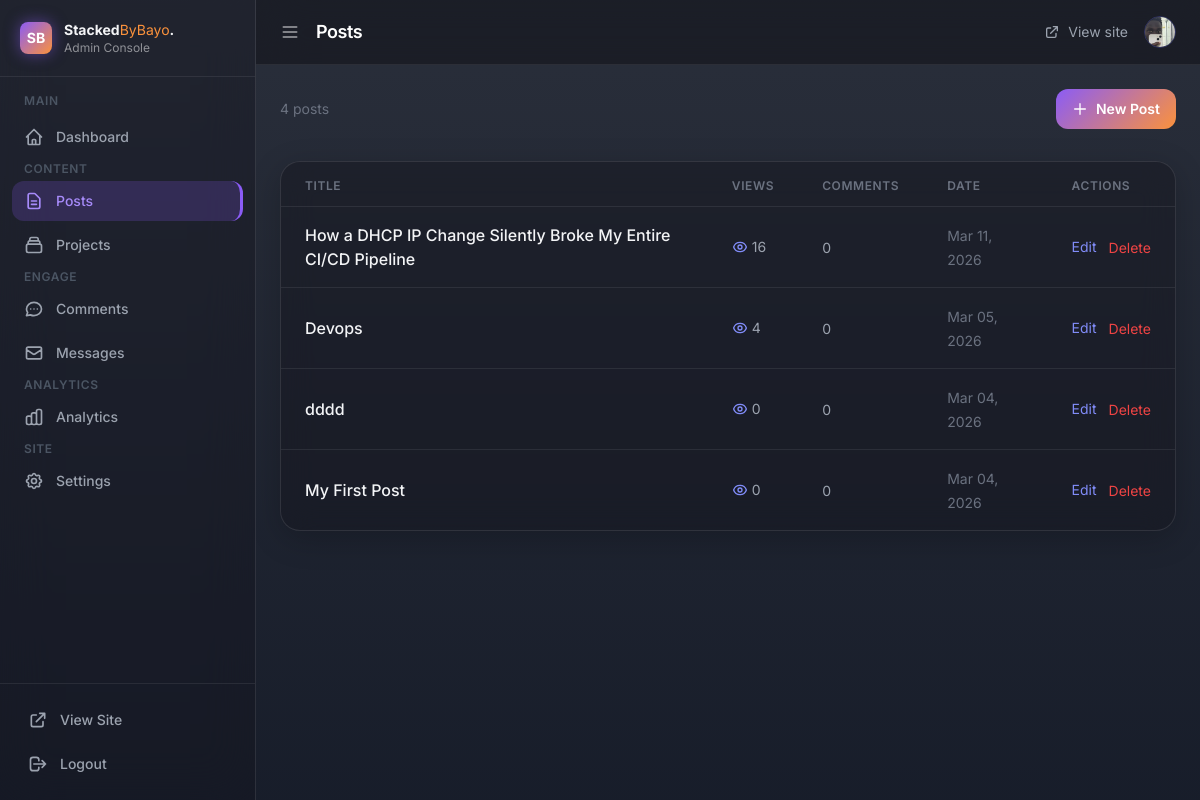
The app's page /admin/posts (signed in), older data.
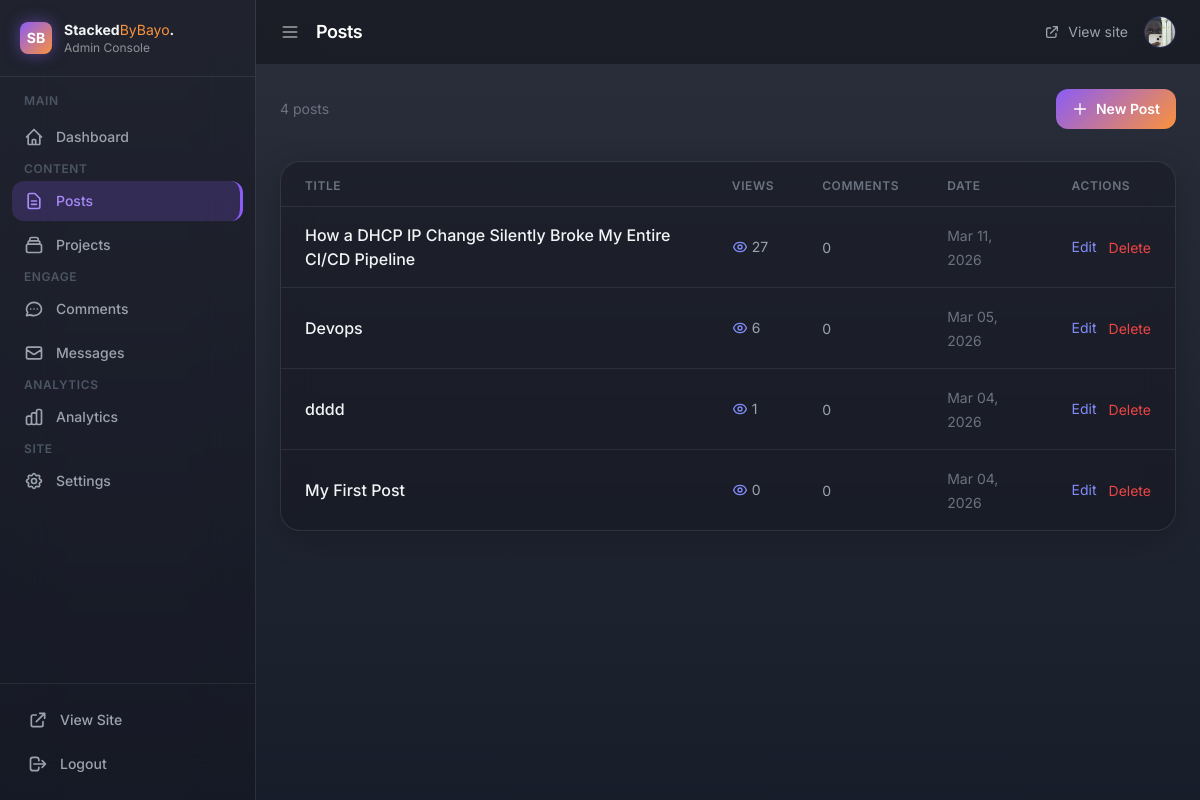
The same page, newer data.
### app/models.py (models this page shows)
class Post(db.Model):
    id = db.Column(db.Integer, primary_key=True)
    title = db.Column(db.String(200), nullable=False)
    body = db.Column(db.Text, nullable=False)
    created_at = db.Column(db.DateTime, default=datetime.utcnow)
    views = db.Column(db.Integer, default=0)
    comments = db.relationship('Comment', backref='post', lazy=True)

### app/__init__.py (the view)
    @app.route("/admin/posts")
    def admin_posts():
        if not session.get("admin"):
            return redirect(url_for("admin_login"))
        posts = Post.query.order_by(Post.created_at.desc()).all()
        return render_template("admin_posts.html", posts=posts, **admin_context())

### app/templates/admin_posts.html (shortened to what this page needs)
{% extends "admin_base.html" %}
{% block page_title %}Posts{% endblock %}
{% block content %}
<div class="flex justify-between items-center mb-8">
    <p class="text-gray-500 text-sm">{{ posts|length }} post{{ 's' if posts|length != 1 }}</p>
    <a href="/admin/post/new"
        class="gradient-bg text-white font-semibold px-4 py-2.5 rounded-xl hover:opacity-90 transition text-sm flex items-center gap-2">
        <svg class="w-4 h-4" fill="none" viewBox="0 0 24 24" stroke="currentColor">
            <path stroke-linecap="round" stroke-linejoin="round" stroke-width="2" d="M12 4v16m8-8H4"/>
        </svg>
        New Post
    </a>
</div>
{% if posts %}
<div class="glass-panel overflow-hidden">
    <table class="w-full">
        <thead>
            <tr class="border-b border-[rgba(255,255,255,0.08)] px-6">
                <th class="text-left text-xs font-semibold text-gray-500 uppercase tracking-wider pb-3 pt-4 px-6">Title</th>
                <th class="text-left text-xs font-semibold text-gray-500 uppercase tracking-wider pb-3 pt-4 px-6">Views</th>
                <th class="text-left text-xs font-semibold text-gray-500 uppercase tracking-wider pb-3 pt-4 px-6">Comments</th>
                <th class="text-left text-xs font-semibold text-gray-500 uppercase tracking-wider pb-3 pt-4 px-6">Date</th>
                <th class="text-left text-xs font-semibold text-gray-500 uppercase tracking-wider pb-3 pt-4 px-6">Actions</th>
            </tr>
        </thead>
        <tbody class="divide-y divide-[rgba(255,255,255,0.08)]">
            {% for post in posts %}
            <tr class="hover:bg-white/[0.03] transition">
                <td class="py-4 px-6">
                    <a href="/blog/{{ post.id }}" target="_blank"
                        class="font-medium hover:text-indigo-400 transition">
                        {{ post.title }}
                    </a>
                </td>
                <td class="py-4 px-6">
                    <span class="flex items-center gap-1 text-gray-400 text-sm">
                        {{ post.views or 0 }}
                    </span>
                </td>
                <td class="py-4 px-6">
                    <span class="text-gray-400 text-sm">{{ post.comments|length }}</span>
                </td>
                <td class="py-4 px-6">
                    <span class="text-gray-500 text-sm">{{ post.created_at.strftime('%b %d, %Y') }}</span>
                </td>
                <td class="py-4 px-6">
                    <div class="flex items-center gap-3">
                        <a href="/admin/post/{{ post.id }}/edit"
                            class="text-indigo-400 hover:text-indigo-300 text-sm transition">Edit</a>
                        <form method="POST" action="/admin/post/{{ post.id }}/delete"
                            onsubmit="return confirm('Delete this post?')">
                            <button type="submit"
                                class="text-red-500 hover:text-red-400 text-sm transition">Delete</button>
                        </form>
                    </div>
                </td>
            </tr>
            {% endfor %}
        </tbody>
    </table>
</div>
{% endif %}
{% endblock %}

### app/templates/admin_base.html (shortened to what this page needs)
<!DOCTYPE html>
<html lang="en">
<head>
    <script src="https://cdn.tailwindcss.com"></script>
</head>
<body class="min-h-screen flex text-gray-100">
    <aside id="sidebar" class="sidebar fixed top-0 left-0 h-full w-64 z-50 flex flex-col -translate-x-full lg:translate-x-0 transition-transform duration-300" style="background:rgba(20,20,30,0.4); backdrop-filter:blur(24px); border-right:1px solid rgba(255,255,255,0.1);">
        <div class="flex items-center gap-3 px-5 py-5 border-b border-[rgba(255,255,255,0.08)]">
            <div class="w-8 h-8 rounded-lg gradient-bg flex items-center justify-center text-white font-bold text-sm shrink-0 shadow-[0_0_15px_rgba(139,92,246,0.5)]">SB</div>
            <div class="logo-text">
                <p class="font-bold text-sm">Stacked<span style="color:#fb923c;font-weight:400;">ByBayo</span>.</p>
                <p class="text-[rgba(255,255,255,0.5)] text-xs">Admin Console</p>
            </div>
        </div>
        <nav class="flex-1 px-3 py-4 space-y-1 overflow-y-auto">
            <p class="label text-gray-600 text-xs font-semibold uppercase tracking-wider px-3 mb-2">Main</p>
            <a href="/admin" class="nav-item {% if request.path == '/admin' %}active{% endif %} flex items-center gap-3 px-3 py-2.5 rounded-xl text-gray-400 text-sm font-medium">
                <svg class="nav-icon w-5 h-5 shrink-0" fill="none" viewBox="0 0 24 24" stroke="currentColor">
                    <path stroke-linecap="round" stroke-linejoin="round" stroke-width="2" d="M3 12l2-2m0 0l7-7 7 7M5 10v10a1 1 0 001 1h3m10-11l2 2m-2-2v10a1 1 0 01-1 1h-3m-6 0a1 1 0 001-1v-4a1 1 0 011-1h2a1 1 0 011 1v4a1 1 0 001 1m-6 0h6"/>
                </svg>
                <span class="label">Dashboard</span>
            </a>
            <p class="label text-gray-600 text-xs font-semibold uppercase tracking-wider px-3 mt-4 mb-2">Content</p>
            <a href="/admin/posts" class="nav-item {% if '/admin/post' in request.path %}active{% endif %} flex items-center gap-3 px-3 py-2.5 rounded-xl text-gray-400 text-sm font-medium">
                <svg class="nav-icon w-5 h-5 shrink-0" fill="none" viewBox="0 0 24 24" stroke="currentColor">
                    <path stroke-linecap="round" stroke-linejoin="round" stroke-width="2" d="M9 12h6m-6 4h6m2 5H7a2 2 0 01-2-2V5a2 2 0 012-2h5.586a1 1 0 01.707.293l5.414 5.414a1 1 0 01.293.707V19a2 2 0 01-2 2z"/>
                </svg>
                <span class="label">Posts</span>
            </a>
            <a href="/admin/projects" class="nav-item {% if '/admin/project' in request.path %}active{% endif %} flex items-center gap-3 px-3 py-2.5 rounded-xl text-gray-400 text-sm font-medium">
                <span class="label">Projects</span>
            </a>
            <p class="label text-gray-600 text-xs font-semibold uppercase tracking-wider px-3 mt-4 mb-2">Engage</p>
            <a href="/admin/comments" class="nav-item {% if '/admin/comment' in request.path %}active{% endif %} flex items-center gap-3 px-3 py-2.5 rounded-xl text-gray-400 text-sm font-medium">
                <span class="label">Comments</span>
            </a>
            <a href="/admin/messages" class="nav-item {% if '/admin/message' in request.path %}active{% endif %} flex items-center gap-3 px-3 py-2.5 rounded-xl text-gray-400 text-sm font-medium">
                <svg class="nav-icon w-5 h-5 shrink-0" fill="none" viewBox="0 0 24 24" stroke="currentColor">
                    <path stroke-linecap="round" stroke-linejoin="round" stroke-width="2" d="M3 8l7.89 5.26a2 2 0 002.22 0L21 8M5 19h14a2 2 0 002-2V7a2 2 0 00-2-2H5a2 2 0 00-2 2v10a2 2 0 002 2z"/>
                </svg>
                <span class="label">Messages</span>
            </a>
            <p class="label text-gray-600 text-xs font-semibold uppercase tracking-wider px-3 mt-4 mb-2">Analytics</p>
            <a href="/admin" class="nav-item flex items-center gap-3 px-3 py-2.5 rounded-xl text-gray-400 text-sm font-medium">
                <span class="label">Analytics</span>
            </a>
            <p class="label text-gray-600 text-xs font-semibold uppercase tracking-wider px-3 mt-4 mb-2">Site</p>
            <a href="/admin/settings" class="nav-item {% if '/admin/settings' in request.path %}active{% endif %} flex items-center gap-3 px-3 py-2.5 rounded-xl text-gray-400 text-sm font-medium">
                <span class="label">Settings</span>
            </a>
        </nav>
        <div class="border-t border-[rgba(255,255,255,0.08)] p-4">
            <a href="/" target="_blank" class="nav-item flex items-center gap-3 px-3 py-2.5 rounded-xl text-gray-400 text-sm font-medium mb-1">
                <svg class="w-5 h-5 shrink-0" fill="none" viewBox="0 0 24 24" stroke="currentColor">
                    <path stroke-linecap="round" stroke-linejoin="round" stroke-width="2" d="M10 6H6a2 2 0 00-2 2v10a2 2 0 002 2h10a2 2 0 002-2v-4M14 4h6m0 0v6m0-6L10 14"/>
                </svg>
                <span class="label">View Site</span>
            </a>
            <a href="/admin/logout" class="nav-item flex items-center gap-3 px-3 py-2.5 rounded-xl text-gray-400 text-sm font-medium hover:text-red-400">
                <svg class="w-5 h-5 shrink-0" fill="none" viewBox="0 0 24 24" stroke="currentColor">
                    <path stroke-linecap="round" stroke-linejoin="round" stroke-width="2" d="M17 16l4-4m0 0l-4-4m4 4H7m6 4v1a3 3 0 01-3 3H6a3 3 0 01-3-3V7a3 3 0 013-3h4a3 3 0 013 3v1"/>
                </svg>
                <span class="label">Logout</span>
            </a>
        </div>
    </aside>
    <div id="main-content" class="flex-1 lg:ml-64 min-h-screen flex flex-col transition-all duration-300">
        <header class="sticky top-0 z-40 px-6 py-4 flex items-center justify-between" style="background:rgba(15,15,20,0.5); backdrop-filter:blur(24px); border-bottom:1px solid rgba(255,255,255,0.08);">
            <div class="flex items-center gap-4">
                <button id="toggle-sidebar" class="text-[rgba(255,255,255,0.6)] hover:text-white transition">
                    <svg class="w-5 h-5" fill="none" viewBox="0 0 24 24" stroke="currentColor">
                        <path stroke-linecap="round" stroke-linejoin="round" stroke-width="2" d="M4 6h16M4 12h16M4 18h16"/>
                    </svg>
                </button>
                <h1 class="text-lg font-semibold text-white tracking-tight">{% block page_title %}Dashboard{% endblock %}</h1>
            </div>
            <div class="flex items-center gap-4">
                <a href="/" target="_blank" class="text-gray-400 hover:text-white text-sm transition flex items-center gap-2">
                    <svg class="w-4 h-4" fill="none" viewBox="0 0 24 24" stroke="currentColor">
                        <path stroke-linecap="round" stroke-linejoin="round" stroke-width="2" d="M10 6H6a2 2 0 00-2 2v10a2 2 0 002 2h10a2 2 0 002-2v-4M14 4h6m0 0v6m0-6L10 14"/>
                    </svg>
                    View site
                </a>
                <div class="w-8 h-8 rounded-full overflow-hidden border border-indigo-500/30">
                    {% if profile_exists is defined and profile_exists %}
                    <img src="/static/uploads/profile.jpg" class="w-full h-full object-cover object-top">
                    {% else %}
                    <div class="w-full h-full gradient-bg flex items-center justify-center text-white text-sm font-bold">B</div>
                    {% endif %}
                </div>
            </div>
        </header>
        <main class="flex-1 p-6">
            {% block content %}{% endblock %}
        </main>
    </div>
</body>
</html>

### app/templates/admin_base.html (style rules this page uses)
body { font-family: 'Inter', sans-serif; background: linear-gradient(rgba(4,10,24,0.85), rgba(4,10,24,0.92)), url('https://images.unsplash.com/photo-1634017839464-5c339ebe3cb4?q=80&w=1400&auto=format&fit=crop') center/cover fixed; color: #f1f5f9; }
.gradient-bg { background: linear-gradient(135deg, #8b5cf6, #fb923c); }
.sidebar { transition: width 0.3s ease; }
.nav-item { transition: background 0.2s ease, color 0.2s ease; }
.nav-item.active { background: rgba(139,92,246,0.2); color: #a78bfa; border-right: 3px solid #8b5cf6; }
.nav-item.active .nav-icon { color: #a78bfa; }
#main-content { transition: margin-left 0.3s ease; }
.glass-panel { background: rgba(20,20,30,0.45); backdrop-filter: blur(16px); -webkit-backdrop-filter: blur(16px); border: 1px solid rgba(255,255,255,0.1); border-radius: 20px; box-shadow: 0 8px 32px rgba(0,0,0,0.2); }

Row changes from the older to the newer data that the page shows:
changed Post "How a DHCP IP Change Silently Broke My Entire CI/CD Pipeline": views "16" → "27"
changed Post "Devops": views "4" → "6"
changed Post "dddd": views "0" → "1"
